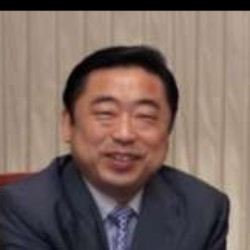
#> input picture Image_Process/Image/PCT3.jpg, 250 x 250 px
$ python boolean.py
#> lines starting #> are read from the running program, lines starting #| are printed output that depends on the picture
import cv2
import numpy as np

img1 = cv2.imread('Image/PCT3.jpg')
#> img1 is the input picture: shape (250, 250, 3); mean B, G, R 95.1, 101.6, 119.9
img2 = cv2.imread('Image/PCT4.jpg')
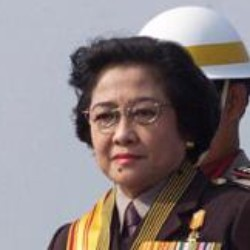
#> input picture Image_Process/Image/PCT4.jpg, 250 x 250 px
#> img2 is the input picture: shape (250, 250, 3); mean B, G, R 124.4, 123.8, 134.2

# Operasi boolean AND
result_and = cv2.bitwise_and(img1, img2)
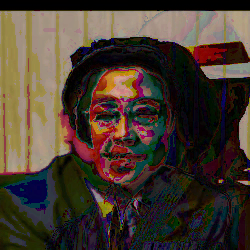
#> result_and: shape (250, 250, 3); mean B, G, R 48.3, 58.9, 71.6

# Operasi boolean OR
result_or = cv2.bitwise_or(img1, img2)
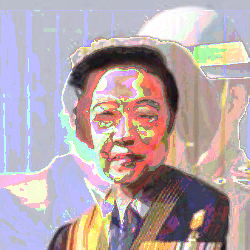
#> result_or: shape (250, 250, 3); mean B, G, R 171.2, 166.5, 182.6

# Operasi boolean NOT
result_not = cv2.bitwise_not(img1, img2)
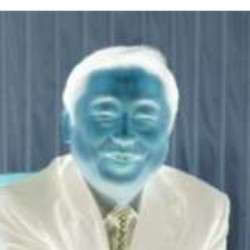
#> result_not: shape (250, 250, 3); mean B, G, R 159.9, 153.4, 135.1

# Operasi boolean XOR
result_xor = cv2.bitwise_xor(img1, img2)
#> result_xor: shape (250, 250, 3); every value is 255

# Hasil
cv2.imshow('Gambar 1', img1)
cv2.imshow('Gambar 2', img2)
cv2.imshow('AND', result_and)
cv2.imshow('OR', result_or)
cv2.imshow('NOT', result_not)
cv2.imshow('XOR', result_xor)

cv2.waitKey(0)
cv2.destroyAllWindows()
